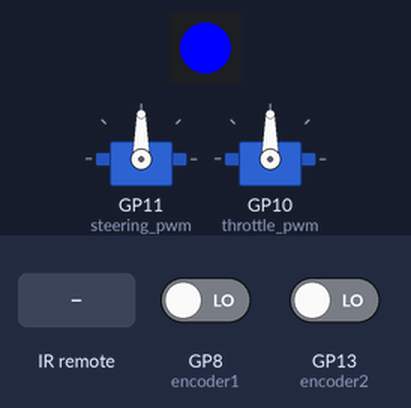
This program was run on a simulated Raspberry Pi Pico running CircuitPython. On the bench: 1 RGB LEDs in strip order, left to right, 2 × servo. The test bench sets the inputs (shaded band); at power-on: GP8 (encoder1) LOW, GP13 (encoder2) LOW. Servo angles are drawn from the pulse width (0.5 ms = 0°, 2.5 ms = 180°); what the program prints to the serial console is not drawn.

Above: at 1.6 s.
1.7 s: infrared code 0x45 received
At 2.8 s:
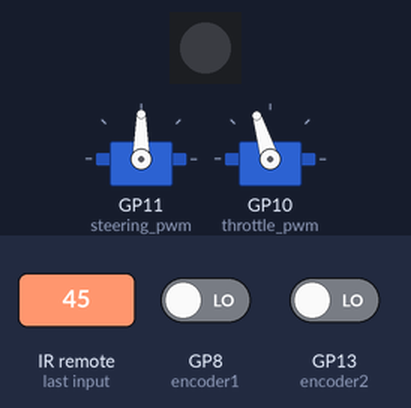
At 3.8 s:
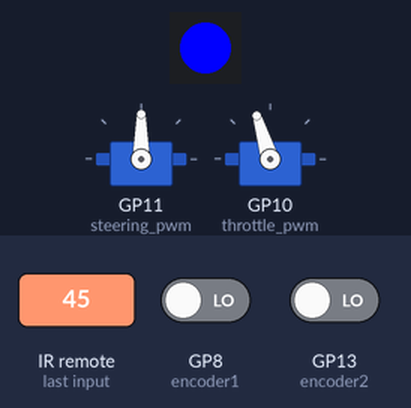
4.7 s: infrared code 0x45 received
At 5.6 s:
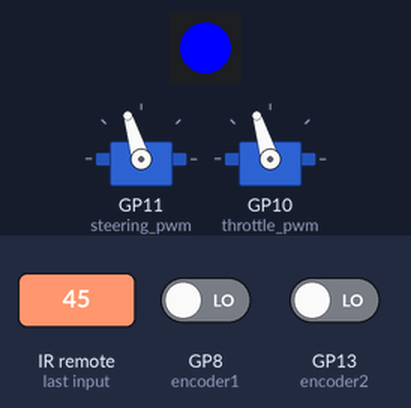
Timing chart, 0 to 13.7 s (numbered marks = the images above; inputs shaded):
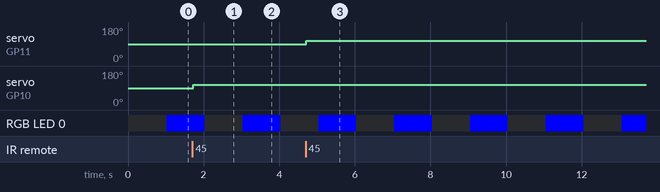

Measured:
- after the input at 1.7 s, servo on GP10 (throttle_pwm): 90° → 107° at once
- after the input at 4.7 s, servo on GP11 (steering_pwm): 90° → 107° at once

The program:

20241110_code.py
```python
# Donkey Car Driver for 2040-based boards such as the Raspberry Pi Pico and KB2040
#
# Notes:
#   This is to be run using CircuitPython 9.x
#   Last Updated: 7/07/2024

import time
import board
import busio
import neopixel
from pulseio import PulseIn
from pwmio import PWMOut
import digitalio
import rotaryio

# Customisation variables
DEBUG = False
USB_SERIAL = False
SMOOTHING_INTERVAL_IN_S = 0.025
ACCEL_RATE = 10
USE_QUADRATURE = False  # Set to False to use regular encoder


# Pin assignments
RC1 = board.GP27
RC2 = board.GP26
RC3 = board.GP29
Steering = board.GP11
Throttle = board.GP10
Encoder1A_pin = board.GP8
Encoder1B_pin = board.GP9
Encoder2A_pin = board.GP13
Encoder2B_pin = board.GP14

if USE_QUADRATURE:
    # Set up the quadrature encoders
    encoder1 = rotaryio.IncrementalEncoder(Encoder1A_pin, Encoder1B_pin)
    encoder2 = rotaryio.IncrementalEncoder(Encoder2A_pin, Encoder2B_pin)
else:
    # Set up pins for regular encoders
    encoder1 = digitalio.DigitalInOut(Encoder1A_pin)
    encoder1.direction = digitalio.Direction.INPUT
    encoder1.pull = digitalio.Pull.DOWN

    encoder2 = digitalio.DigitalInOut(Encoder2A_pin)
    encoder2.direction = digitalio.Direction.INPUT
    encoder2.pull = digitalio.Pull.DOWN

pixel = neopixel.NeoPixel(board.NEOPIXEL, 1)

## cannot have DEBUG and USB_SERIAL
if USB_SERIAL:
    DEBUG = False

## functions

def servo_duty_cycle(pulse_ms, frequency=60):
    """
    Formula for working out the servo duty_cycle at 16 bit input
    """
    period_ms = 1.0 / frequency * 1000.0
    duty_cycle = int(pulse_ms / 1000 / (period_ms / 65535.0))
    return duty_cycle

def state_changed(control):
    """
    Reads the RC channel and smoothes value
    """
    control.channel.pause()
    for i in range(0, len(control.channel)):
        val = control.channel[i]
        # prevent ranges outside of control space
        if val < 1000 or val > 2000:
            continue
        # set new value
        control.value = (control.value + val) / 2
        if control.value > 1475 and control.value < 1525:
            control.value = 1500

    control.channel.clear()
    control.channel.resume()

class Control:
    """
    Class for a RC Control Channel
    """

    def __init__(self, name, servo, channel, value):
        self.name = name
        self.servo = servo
        self.channel = channel
        self.value = value
        self.servo.duty_cycle = servo_duty_cycle(value)

# set up serial UART to Raspberry Pi
uart = busio.UART(board.TX, board.RX, baudrate=115200, timeout=0.001)

# set up servos
steering_pwm = PWMOut(Steering, duty_cycle=2 ** 15, frequency=60)
throttle_pwm = PWMOut(Throttle, duty_cycle=2 ** 15, frequency=60)

# set up RC channels.
steering_channel = PulseIn(RC1, maxlen=64, idle_state=0)
throttle_channel = PulseIn(RC2, maxlen=64, idle_state=0)
mode_channel = PulseIn(RC3, maxlen=64, idle_state=0)

# setup Control objects.  1500 pulse is off and center steering
steering = Control("Steering", steering_pwm, steering_channel, 1500)
throttle = Control("Throttle", throttle_pwm, throttle_channel, 1500)

last_update = time.monotonic()
continuous_mode = False
continuous_delay = 0

position1 = 0
position2 = 0

def main():
    global last_update, continuous_mode, continuous_delay, position1, position2
    last_toggle_time = time.monotonic()
    interval = 1  # Seconds
    data = bytearray()
    datastr = ''
    last_input = 0
    steering_val = steering.value
    throttle_val = throttle.value
    led_state = False
    color = (0, 0, 255)
    if not USE_QUADRATURE:
        last_state1 = encoder1.value
        last_state2 = encoder2.value

    while True:
        current_time = time.monotonic()
        got_data = False
        if USE_QUADRATURE:
            # Read the positions from the quadrature encoders
            position1 = encoder1.position
            position2 = encoder2.position
        else:
            # Read the positions from the regular encoders
            current_state1 = encoder1.value
            current_state2 = encoder2.value

            if current_state1 != last_state1:  # encoder1 state changed
                if current_state1 == False:  # Detect falling edge
                    position1 += 1

            if current_state2 != last_state2:  # encoder2 state changed
                if current_state2 == False:  # Detect falling edge
                    position2 += 1

            last_state1 = current_state1
            last_state2 = current_state2

        time.sleep(0.01)  # Debounce delay

        if continuous_mode and (current_time - last_toggle_time >= continuous_delay / 1000.0):
            uart.write(b"%i, %i, %i, %i; %i, %i\r\n" % (
                int(steering.value), int(throttle.value),
                position1, int(current_time * 1000),
                position2, int(current_time * 1000)))
            last_toggle_time = current_time

        if current_time - last_toggle_time >= interval:
            if led_state:
                pixel.fill((0, 0, 0))  # Turn off the NeoPixel
            else:
                pixel.fill(color)  # Set the NeoPixel to the specified color
            pixel.show()
            led_state = not led_state
            last_toggle_time = current_time

        # only update every smoothing interval (to avoid jumping)
        if last_update + SMOOTHING_INTERVAL_IN_S > current_time:
            continue
        last_update = time.monotonic()

        # check for new RC values (channel will contain data)
        if len(throttle.channel) != 0:
            state_changed(throttle)

        if len(steering.channel) != 0:
            state_changed(steering)

        if USB_SERIAL:
            # simulator USB
            print("%i, %i" % (int(steering.value), int(throttle.value)))
        else:
            # write the RC values to the RPi Serial
            uart.write(b"%i, %i\r\n" % (int(steering.value), int(throttle.value)))
            # print(int(steering.value), int(throttle.value))

        while True:
            # wait for data on the serial port and read 1 byte
            byte = uart.read(1)

            # if no data, break and continue with RC control
            if byte is None:
                break


            # if data is received, check if it is the end of a stream
            if byte == b'\r':
                command = datastr.strip()
                datastr = ''
                handle_command(command)
                data = bytearray()
                break

            data[len(data):len(data)] = byte
            datastr = ''.join([chr(c) for c in data]).strip()

            # if we make it here, there is serial data from the previous step
            if len(datastr) >= 10:
                steering_val = steering.value
                throttle_val = throttle.value
                try:
                    steering_val = int(datastr[:4])
                    throttle_val = int(datastr[-4:])
                except ValueError:
                    None

                data = bytearray()
                datastr = ''
                got_data = True
 #               print("Set: steering=%i, throttle=%i" % (steering_val, throttle_val))
        if got_data:
            print("Serial control")
            # Set the servo for serial data (received)
            steering.servo.duty_cycle = servo_duty_cycle(steering_val)
            throttle.servo.duty_cycle = servo_duty_cycle(throttle_val)
            last_input = time.monotonic()  # Only update here when serial data is received
        elif time.monotonic() > (last_input + 0.1):  # Timeout to switch back to RC control
            print("RC control")
            # Set the servo for RC control
            steering.servo.duty_cycle = servo_duty_cycle(steering.value)
            throttle.servo.duty_cycle = servo_duty_cycle(throttle.value)


def handle_command(command):
    global position1, position2, continuous_mode, continuous_delay
    if command == 'r':
        position1 = 0
        position2 = 0
        if USE_QUADRATURE:
            encoder1.position = 0
            encoder2.position = 0
        print("Positions reset to zero")
    elif command == 'p':
        current_time = time.monotonic()
        uart.write(b"%i, %i, %i, %i; %i, %i\r\n" % (
            int(steering.value), int(throttle.value),
            position1, int(current_time * 1000),
            position2, int(current_time * 1000)))
        print("Position sent")
    elif command.startswith('c'):
        if len(command) > 1 and command[1:].isdigit():
            continuous_delay = int(command[1:])
            continuous_mode = True
            print(f"Continuous mode started with {continuous_delay} ms delay")
        else:
            continuous_mode = not continuous_mode
            if continuous_mode:
                print("Continuous mode started with default delay")
            else:
                print("Continuous mode stopped")

# Run
print("Run!")
main()
```
